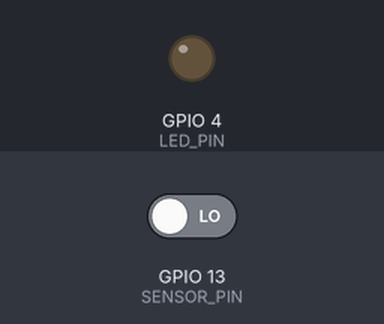
Simulated run of this sketch. Board: ESP32. Parts: output pins drawn as LEDs (lit = HIGH). The inputs (shaded band) are chosen by the test bench; at power-on: GPIO 13 (SENSOR_PIN) LOW. WiFi joins after 1.5 s; servers stay silent unless stated; uploads are accepted with an empty reply; the camera gives no picture; what the sketch prints to the serial monitor is not drawn.

Above: at 3.0 s.
3.1 s: GPIO 13 (SENSOR_PIN) driven HIGH
At 4.3 s:
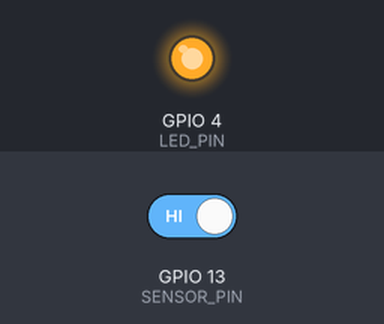
Timing chart, 0 to 7.6 s (numbered marks = the images above; inputs shaded):
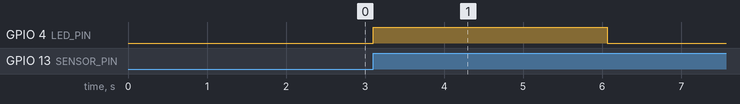

The sketch:

main.ino
```cpp
#include <WiFi.h>
#include "camera.h"
#include "http_post.h"
#include "camera_pins.h"

#define LED_PIN 4
#define SENSOR_PIN 13

bool estadoSensor = false;

void setup() {
  Serial.begin(115200);
  pinMode(LED_PIN, OUTPUT);
  pinMode(SENSOR_PIN, INPUT);

  if (!setupCamera()) {
    Serial.println("Falha ao inicializar a câmera!");
    while (true)
      ;
  }
  Serial.println("ESP32-CAM AI-Thinker iniciada com sucesso.");

  // Configuração do WiFi
  const char* ssid = "AP03";
  const char* password = "fabio123eu";
  WiFi.begin(ssid, password);
  WiFi.setSleep(false);

  Serial.print("WiFi connecting");
  while (WiFi.status() != WL_CONNECTED) {
    delay(500);
    Serial.print(".");
  }
  Serial.println("");
  Serial.println("WiFi connected");
}

void loop() {
    int leitura = digitalRead(SENSOR_PIN);

    if (leitura == HIGH) {          // Movimento detectado
        digitalWrite(LED_PIN, HIGH); // Liga o LED

        if (!estadoSensor) {
            Serial.println("Movimento Detectado");
            estadoSensor = true;

            // Garante que uma nova foto seja capturada
            camera_fb_t* foto = nullptr;
            esp_camera_fb_return(foto); // Libera qualquer imagem anterior

            delay(500); // Pequeno delay para evitar captura corrompida

            foto = capturarFoto(); // Captura uma nova foto

            if (foto != nullptr) {
                Serial.println("Nova foto capturada! Enviando...");
                enviarFoto(foto); // Envia a nova foto
                esp_camera_fb_return(foto); // Libera a imagem da memória
            } else {
                Serial.println("Falha ao capturar nova foto.");
            }
        }

        delay(2000);                 // Mantém o LED ligado por 2 segundos
        digitalWrite(LED_PIN, LOW);  // Apaga o LED
        Serial.println("LED apagado");
        delay(10000);  // Aguarda 10 segundos antes de permitir outra detecção
        Serial.println("Aguardando nova detecção...");
        estadoSensor = false;
    }
}
```

camera.h
```cpp
#ifndef CAMERA_H
#define CAMERA_H


#include <esp_camera.h>
#include "camera_pins.h"  // Arquivo para definir os pinos do modelo AI-Thinker

bool setupCamera() {
  camera_config_t config;
  config.ledc_channel = LEDC_CHANNEL_0;
  config.ledc_timer = LEDC_TIMER_0;
  config.pin_d0 = Y2_GPIO_NUM;
  config.pin_d1 = Y3_GPIO_NUM;
  config.pin_d2 = Y4_GPIO_NUM;
  config.pin_d3 = Y5_GPIO_NUM;
  config.pin_d4 = Y6_GPIO_NUM;
  config.pin_d5 = Y7_GPIO_NUM;
  config.pin_d6 = Y8_GPIO_NUM;
  config.pin_d7 = Y9_GPIO_NUM;
  config.pin_xclk = XCLK_GPIO_NUM;
  config.pin_pclk = PCLK_GPIO_NUM;
  config.pin_vsync = VSYNC_GPIO_NUM;
  config.pin_href = HREF_GPIO_NUM;
  config.pin_sccb_sda = SIOD_GPIO_NUM;
  config.pin_sccb_scl = SIOC_GPIO_NUM;
  config.pin_pwdn = PWDN_GPIO_NUM;
  config.pin_reset = RESET_GPIO_NUM;
  config.xclk_freq_hz = 20000000;
  config.frame_size = FRAMESIZE_UXGA;
  config.pixel_format = PIXFORMAT_JPEG;  // for streaming
  //config.pixel_format = PIXFORMAT_RGB565; // for face detection/recognition
  config.grab_mode = CAMERA_GRAB_WHEN_EMPTY;
  config.fb_location = CAMERA_FB_IN_PSRAM;
  config.jpeg_quality = 12;
  config.fb_count = 1;

  if (psramFound()) {
    config.frame_size = FRAMESIZE_VGA;
    config.jpeg_quality = 10;
    config.fb_count = 2;
  } else {
    config.frame_size = FRAMESIZE_QVGA;
    config.jpeg_quality = 12;
    config.fb_count = 1;
  }

  esp_err_t err = esp_camera_init(&config);
  return err == ESP_OK;
}

camera_fb_t *capturarFoto() {
  return esp_camera_fb_get();
}

#endif
```

http_post.h
```cpp
#ifndef HTTP_POST_H
#define HTTP_POST_H

#include <WiFi.h>
#include <HTTPClient.h>

const char* serverUrl = "http://192.168.15.42:8080/api/logs";

void enviarFoto(camera_fb_t* foto) {
    if (foto == nullptr) {
        Serial.println("Erro: Foto inválida.");
        return;
    }

    if (WiFi.status() != WL_CONNECTED) {
        Serial.println("WiFi desconectado. Tentando reconectar...");
        WiFi.reconnect();
        delay(3000);
        if (WiFi.status() != WL_CONNECTED) {
            Serial.println("Falha ao reconectar. Cancelando envio.");
            return;
        }
    }

    HTTPClient http;
    WiFiClient client;

    Serial.println("Testando conexão com o servidor...");
    if (!client.connect("192.168.15.42", 8080)) {
        Serial.println("Erro: Não foi possível conectar ao servidor!");
        return;
    }
    Serial.println("Conectado ao servidor!");

    Serial.println("Iniciando envio da imagem...");
    if (!http.begin(client, serverUrl)) {
        Serial.println("Falha ao iniciar a conexão HTTP.");
        return;
    }

    String boundary = "----ESP32Boundary";
    String head = "--" + boundary + "\r\n";
    head += "Content-Disposition: form-data; name=\"sensor_id\"\r\n\r\n1\r\n";
    head += "--" + boundary + "\r\n";
    head += "Content-Disposition: form-data; name=\"mensagem\"\r\n\r\nMovimento detectado\r\n";
    head += "--" + boundary + "\r\n";
    head += "Content-Disposition: form-data; name=\"imagem\"; filename=\"foto.jpg\"\r\n";
    head += "Content-Type: image/jpeg\r\n\r\n";

    String tail = "\r\n--" + boundary + "--\r\n";

    int contentLength = head.length() + foto->len + tail.length();
    Serial.printf("Tamanho total da requisição: %d bytes\n", contentLength);

    if (contentLength > 150000) {
        Serial.println("Erro: Foto muito grande para envio!");
        esp_camera_fb_return(foto);
        return;
    }

    http.addHeader("Content-Type", "multipart/form-data; boundary=" + boundary);
    http.addHeader("Content-Length", String(contentLength));

    Serial.println("Enviando foto...");

    // Enviando a requisição completa em partes
    int httpResponseCode = http.POST(head + String((char*)foto->buf, foto->len) + tail);

    if (httpResponseCode > 0) {
        Serial.println("Resposta do servidor: " + http.getString());
    } else {
        Serial.printf("Erro ao enviar a imagem. Código HTTP: %d\n", httpResponseCode);
    }

    http.end();
    Serial.println("Envio finalizado.");
}

#endif
```

camera_pins.h
```cpp
#define CAMERA_MODEL_AI_THINKER

#if defined(CAMERA_MODEL_WROVER_KIT)
#define PWDN_GPIO_NUM  -1
#define RESET_GPIO_NUM -1
#define XCLK_GPIO_NUM  21
#define SIOD_GPIO_NUM  26
#define SIOC_GPIO_NUM  27

#define Y9_GPIO_NUM    35
#define Y8_GPIO_NUM    34
#define Y7_GPIO_NUM    39
#define Y6_GPIO_NUM    36
#define Y5_GPIO_NUM    19
#define Y4_GPIO_NUM    18
#define Y3_GPIO_NUM    5
#define Y2_GPIO_NUM    4
#define VSYNC_GPIO_NUM 25
#define HREF_GPIO_NUM  23
#define PCLK_GPIO_NUM  22

#elif defined(CAMERA_MODEL_ESP_EYE)
#define PWDN_GPIO_NUM  -1
#define RESET_GPIO_NUM -1
#define XCLK_GPIO_NUM  4
#define SIOD_GPIO_NUM  18
#define SIOC_GPIO_NUM  23

#define Y9_GPIO_NUM    36
#define Y8_GPIO_NUM    37
#define Y7_GPIO_NUM    38
#define Y6_GPIO_NUM    39
#define Y5_GPIO_NUM    35
#define Y4_GPIO_NUM    14
#define Y3_GPIO_NUM    13
#define Y2_GPIO_NUM    34
#define VSYNC_GPIO_NUM 5
#define HREF_GPIO_NUM  27
#define PCLK_GPIO_NUM  25

#define LED_GPIO_NUM 22

#elif defined(CAMERA_MODEL_M5STACK_PSRAM)
#define PWDN_GPIO_NUM  -1
#define RESET_GPIO_NUM 15
#define XCLK_GPIO_NUM  27
#define SIOD_GPIO_NUM  25
#define SIOC_GPIO_NUM  23

#define Y9_GPIO_NUM    19
#define Y8_GPIO_NUM    36
#define Y7_GPIO_NUM    18
#define Y6_GPIO_NUM    39
#define Y5_GPIO_NUM    5
#define Y4_GPIO_NUM    34
#define Y3_GPIO_NUM    35
#define Y2_GPIO_NUM    32
#define VSYNC_GPIO_NUM 22
#define HREF_GPIO_NUM  26
#define PCLK_GPIO_NUM  21

#elif defined(CAMERA_MODEL_M5STACK_V2_PSRAM)
#define PWDN_GPIO_NUM  -1
#define RESET_GPIO_NUM 15
#define XCLK_GPIO_NUM  27
#define SIOD_GPIO_NUM  22
#define SIOC_GPIO_NUM  23

#define Y9_GPIO_NUM    19
#define Y8_GPIO_NUM    36
#define Y7_GPIO_NUM    18
#define Y6_GPIO_NUM    39
#define Y5_GPIO_NUM    5
#define Y4_GPIO_NUM    34
#define Y3_GPIO_NUM    35
#define Y2_GPIO_NUM    32
#define VSYNC_GPIO_NUM 25
#define HREF_GPIO_NUM  26
#define PCLK_GPIO_NUM  21

#elif defined(CAMERA_MODEL_M5STACK_WIDE)
#define PWDN_GPIO_NUM  -1
#define RESET_GPIO_NUM 15
#define XCLK_GPIO_NUM  27
#define SIOD_GPIO_NUM  22
#define SIOC_GPIO_NUM  23

#define Y9_GPIO_NUM    19
#define Y8_GPIO_NUM    36
#define Y7_GPIO_NUM    18
#define Y6_GPIO_NUM    39
#define Y5_GPIO_NUM    5
#define Y4_GPIO_NUM    34
#define Y3_GPIO_NUM    35
#define Y2_GPIO_NUM    32
#define VSYNC_GPIO_NUM 25
#define HREF_GPIO_NUM  26
#define PCLK_GPIO_NUM  21

#define LED_GPIO_NUM 2

#elif defined(CAMERA_MODEL_M5STACK_ESP32CAM)
#define PWDN_GPIO_NUM  -1
#define RESET_GPIO_NUM 15
#define XCLK_GPIO_NUM  27
#define SIOD_GPIO_NUM  25
#define SIOC_GPIO_NUM  23

#define Y9_GPIO_NUM    19
#define Y8_GPIO_NUM    36
#define Y7_GPIO_NUM    18
#define Y6_GPIO_NUM    39
#define Y5_GPIO_NUM    5
#define Y4_GPIO_NUM    34
#define Y3_GPIO_NUM    35
#define Y2_GPIO_NUM    17
#define VSYNC_GPIO_NUM 22
#define HREF_GPIO_NUM  26
#define PCLK_GPIO_NUM  21

#elif defined(CAMERA_MODEL_M5STACK_UNITCAM)
#define PWDN_GPIO_NUM  -1
#define RESET_GPIO_NUM 15
#define XCLK_GPIO_NUM  27
#define SIOD_GPIO_NUM  25
#define SIOC_GPIO_NUM  23

#define Y9_GPIO_NUM    19
#define Y8_GPIO_NUM    36
#define Y7_GPIO_NUM    18
#define Y6_GPIO_NUM    39
#define Y5_GPIO_NUM    5
#define Y4_GPIO_NUM    34
#define Y3_GPIO_NUM    35
#define Y2_GPIO_NUM    32
#define VSYNC_GPIO_NUM 22
#define HREF_GPIO_NUM  26
#define PCLK_GPIO_NUM  21

#elif defined(CAMERA_MODEL_M5STACK_CAMS3_UNIT)
#define PWDN_GPIO_NUM  -1
#define RESET_GPIO_NUM 21
#define XCLK_GPIO_NUM  11
#define SIOD_GPIO_NUM  17
#define SIOC_GPIO_NUM  41

#define Y9_GPIO_NUM    13
#define Y8_GPIO_NUM    4
#define Y7_GPIO_NUM    10
#define Y6_GPIO_NUM    5
#define Y5_GPIO_NUM    7
#define Y4_GPIO_NUM    16
#define Y3_GPIO_NUM    15
#define Y2_GPIO_NUM    6
#define VSYNC_GPIO_NUM 42
#define HREF_GPIO_NUM  18
#define PCLK_GPIO_NUM  12

#define LED_GPIO_NUM 14

#elif defined(CAMERA_MODEL_AI_THINKER)
#define PWDN_GPIO_NUM  32
#define RESET_GPIO_NUM -1
#define XCLK_GPIO_NUM  0
#define SIOD_GPIO_NUM  26
#define SIOC_GPIO_NUM  27

#define Y9_GPIO_NUM    35
#define Y8_GPIO_NUM    34
#define Y7_GPIO_NUM    39
#define Y6_GPIO_NUM    36
#define Y5_GPIO_NUM    21
#define Y4_GPIO_NUM    19
#define Y3_GPIO_NUM    18
#define Y2_GPIO_NUM    5
#define VSYNC_GPIO_NUM 25
#define HREF_GPIO_NUM  23
#define PCLK_GPIO_NUM  22

// 4 for flash led or 33 for normal led
#define LED_GPIO_NUM   4

#elif defined(CAMERA_MODEL_TTGO_T_JOURNAL)
#define PWDN_GPIO_NUM  0
#define RESET_GPIO_NUM 15
#define XCLK_GPIO_NUM  27
#define SIOD_GPIO_NUM  25
#define SIOC_GPIO_NUM  23

#define Y9_GPIO_NUM    19
#define Y8_GPIO_NUM    36
#define Y7_GPIO_NUM    18
#define Y6_GPIO_NUM    39
#define Y5_GPIO_NUM    5
#define Y4_GPIO_NUM    34
#define Y3_GPIO_NUM    35
#define Y2_GPIO_NUM    17
#define VSYNC_GPIO_NUM 22
#define HREF_GPIO_NUM  26
#define PCLK_GPIO_NUM  21

#elif defined(CAMERA_MODEL_XIAO_ESP32S3)
#define PWDN_GPIO_NUM  -1
#define RESET_GPIO_NUM -1
#define XCLK_GPIO_NUM  10
#define SIOD_GPIO_NUM  40
#define SIOC_GPIO_NUM  39

#define Y9_GPIO_NUM    48
#define Y8_GPIO_NUM    11
#define Y7_GPIO_NUM    12
#define Y6_GPIO_NUM    14
#define Y5_GPIO_NUM    16
#define Y4_GPIO_NUM    18
#define Y3_GPIO_NUM    17
#define Y2_GPIO_NUM    15
#define VSYNC_GPIO_NUM 38
#define HREF_GPIO_NUM  47
#define PCLK_GPIO_NUM  13

#elif defined(CAMERA_MODEL_ESP32_CAM_BOARD)
// The 18 pin header on the board has Y5 and Y3 swapped
#define USE_BOARD_HEADER 0
#define PWDN_GPIO_NUM    32
#define RESET_GPIO_NUM   33
#define XCLK_GPIO_NUM    4
#define SIOD_GPIO_NUM    18
#define SIOC_GPIO_NUM    23

#define Y9_GPIO_NUM 36
#define Y8_GPIO_NUM 19
#define Y7_GPIO_NUM 21
#define Y6_GPIO_NUM 39
#if USE_BOARD_HEADER
#define Y5_GPIO_NUM 13
#else
#define Y5_GPIO_NUM 35
#endif
#define Y4_GPIO_NUM 14
#if USE_BOARD_HEADER
#define Y3_GPIO_NUM 35
#else
#define Y3_GPIO_NUM 13
#endif
#define Y2_GPIO_NUM    34
#define VSYNC_GPIO_NUM 5
#define HREF_GPIO_NUM  27
#define PCLK_GPIO_NUM  25

#elif defined(CAMERA_MODEL_ESP32S3_CAM_LCD)
#define PWDN_GPIO_NUM  -1
#define RESET_GPIO_NUM -1
#define XCLK_GPIO_NUM  40
#define SIOD_GPIO_NUM  17
#define SIOC_GPIO_NUM  18

#define Y9_GPIO_NUM    39
#define Y8_GPIO_NUM    41
#define Y7_GPIO_NUM    42
#define Y6_GPIO_NUM    12
#define Y5_GPIO_NUM    3
#define Y4_GPIO_NUM    14
#define Y3_GPIO_NUM    47
#define Y2_GPIO_NUM    13
#define VSYNC_GPIO_NUM 21
#define HREF_GPIO_NUM  38
#define PCLK_GPIO_NUM  11

#elif defined(CAMERA_MODEL_ESP32S2_CAM_BOARD)
// The 18 pin header on the board has Y5 and Y3 swapped
#define USE_BOARD_HEADER 0
#define PWDN_GPIO_NUM    1
#define RESET_GPIO_NUM   2
#define XCLK_GPIO_NUM    42
#define SIOD_GPIO_NUM    41
#define SIOC_GPIO_NUM    18

#define Y9_GPIO_NUM 16
#define Y8_GPIO_NUM 39
#define Y7_GPIO_NUM 40
#define Y6_GPIO_NUM 15
#if USE_BOARD_HEADER
#define Y5_GPIO_NUM 12
#else
#define Y5_GPIO_NUM 13
#endif
#define Y4_GPIO_NUM 5
#if USE_BOARD_HEADER
#define Y3_GPIO_NUM 13
#else
#define Y3_GPIO_NUM 12
#endif
#define Y2_GPIO_NUM    14
#define VSYNC_GPIO_NUM 38
#define HREF_GPIO_NUM  4
#define PCLK_GPIO_NUM  3

#elif defined(CAMERA_MODEL_ESP32S3_EYE)
#define PWDN_GPIO_NUM  -1
#define RESET_GPIO_NUM -1
#define XCLK_GPIO_NUM  15
#define SIOD_GPIO_NUM  4
#define SIOC_GPIO_NUM  5

#define Y2_GPIO_NUM 11
#define Y3_GPIO_NUM 9
#define Y4_GPIO_NUM 8
#define Y5_GPIO_NUM 10
#define Y6_GPIO_NUM 12
#define Y7_GPIO_NUM 18
#define Y8_GPIO_NUM 17
#define Y9_GPIO_NUM 16

#define VSYNC_GPIO_NUM 6
#define HREF_GPIO_NUM  7
#define PCLK_GPIO_NUM  13

#elif defined(CAMERA_MODEL_DFRobot_FireBeetle2_ESP32S3) || defined(CAMERA_MODEL_DFRobot_Romeo_ESP32S3)
#define PWDN_GPIO_NUM  -1
#define RESET_GPIO_NUM -1
#define XCLK_GPIO_NUM  45
#define SIOD_GPIO_NUM  1
#define SIOC_GPIO_NUM  2

#define Y9_GPIO_NUM    48
#define Y8_GPIO_NUM    46
#define Y7_GPIO_NUM    8
#define Y6_GPIO_NUM    7
#define Y5_GPIO_NUM    4
#define Y4_GPIO_NUM    41
#define Y3_GPIO_NUM    40
#define Y2_GPIO_NUM    39
#define VSYNC_GPIO_NUM 6
#define HREF_GPIO_NUM  42
#define PCLK_GPIO_NUM  5

#else
#error "Camera model not selected"
#endif
```

Measured:
- after the input at 3.1 s, GPIO 4 (LED_PIN): LOW → HIGH at once, → LOW 3.0 s later
